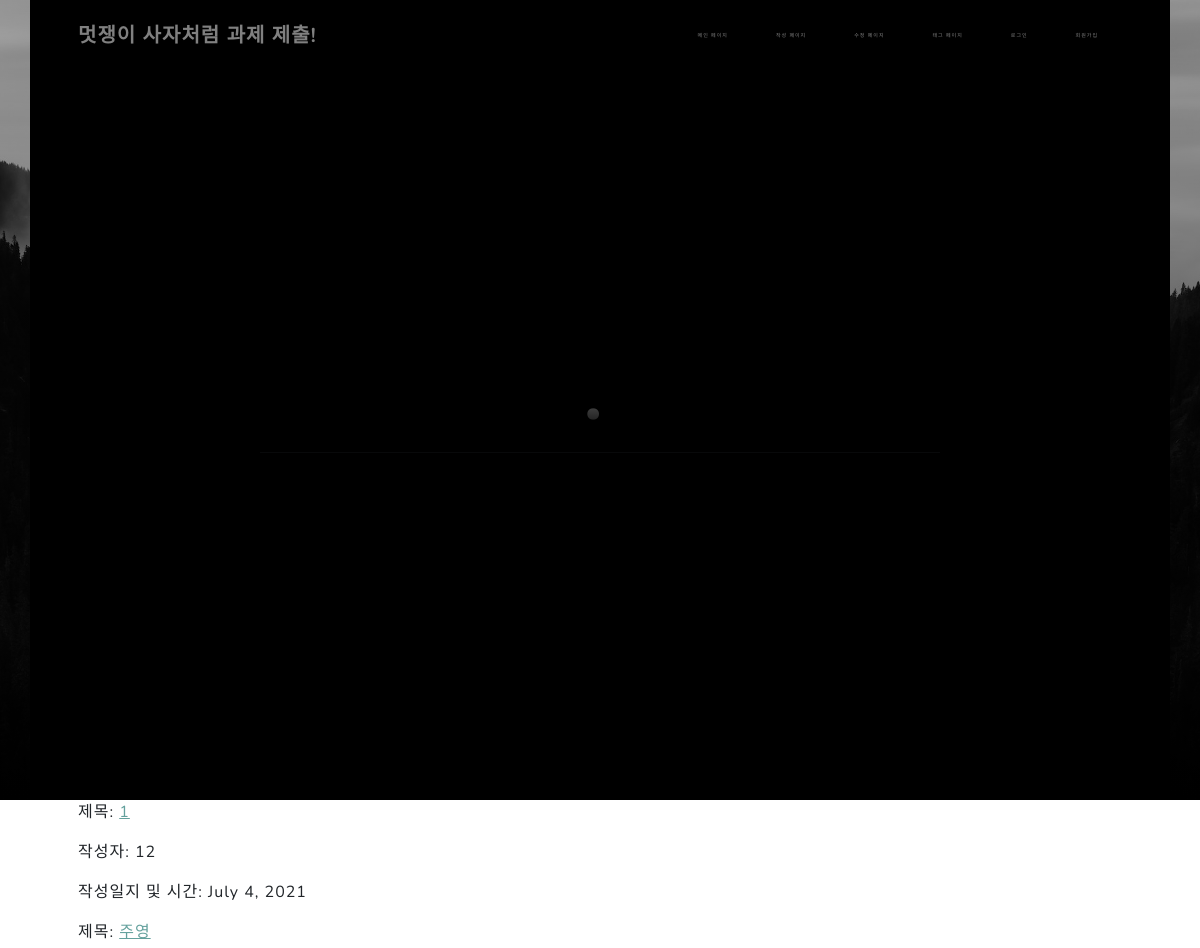
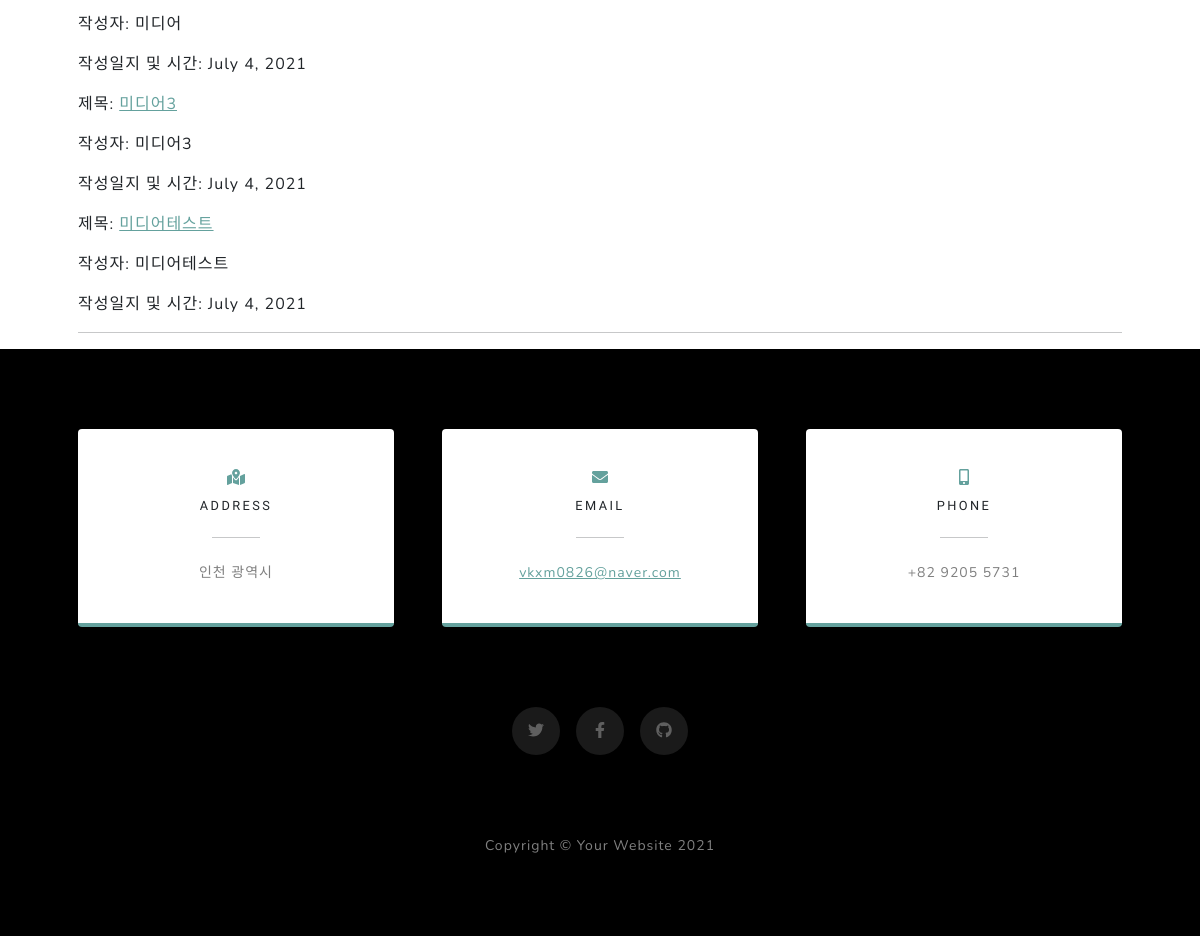
The app's page /read/ with its own data (2 pictures, top to bottom).
### blog/models.py (models this page shows, shortened)
class Post(models.Model):
    title = models.CharField(max_length=200)
    pub_date = models.DateField('date published')
    writer = models.CharField(null = False, max_length=15, default='닉네임을 입력해주세요.')
    body = models.TextField()
    hashtags = models.ManyToManyField('Hashtag', blank = True)
    image = models.ImageField(upload_to='images/', blank = True)

### blog/views.py (the view)
# urls.py: path('read/', blog.views.read, name = 'read'),
def read(request):
    posts = Post.objects
    return render(request, 'blog/read.html', {'posts':posts})

### blog/templates/blog/read.html
{% extends 'blog/base.html' %}
{% block content %}
<section class="page-section" id="services">
    <div class="container px-4 px-lg-5">
        {% for posts in posts.all %}
        <p>제목: <a href="{% url 'detail' posts.id %}">{{posts.title}}</a></p>
        <p>작성자: {{posts.writer}}</p>
        <p>작성일지 및 시간: {{posts.pub_date}}</p>
        {% endfor %}
        <hr class="divider" />
    </div>
</section>
{% endblock %}

### records on screen
Post: title "1", writer "12", pub_date "July 4, 2021"
Post: title "주영", writer "미디어", pub_date "July 4, 2021"
Post: title "미디어3", writer "미디어3", pub_date "July 4, 2021"
Post: title "미디어테스트", writer "미디어테스트", pub_date "July 4, 2021"
